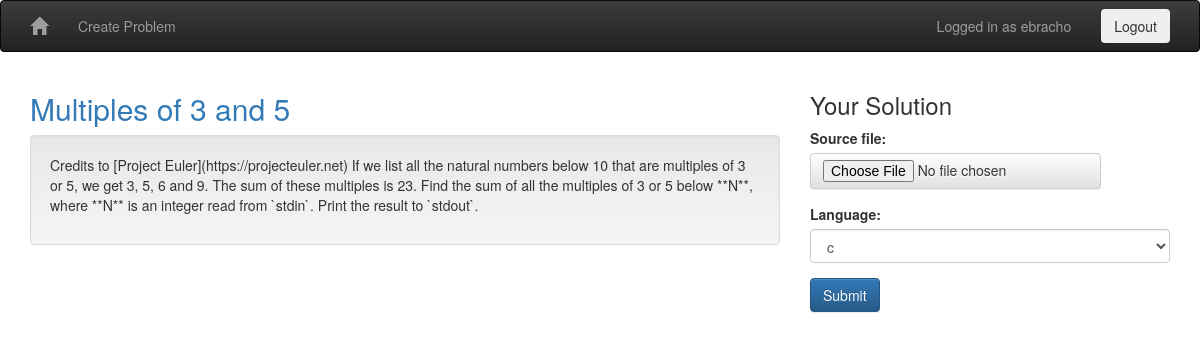
/problem/2/solution (signed in), run on the app's committed database.
### models.py (models this page shows, shortened)
class Problem(Base):
    __tablename__ = 'problems'
    id = Column(Integer, primary_key=True)
    user_id = Column(String)
    submission_time = Column(DateTime, default=datetime.utcnow)
    title = Column(String)
    prompt = Column(String)
    test_input = Column(String)
    test_output = Column(String)
    timeout = Column(Integer, default=3)

### riker.py (the view)
@app.route('/problem/<problem_id>/solution', methods=['GET'])
@requires_login
def solution_form(problem_id):
    db_session = get_db_session()
    problem = (
        db_session.query(Problem)
        .filter(Problem.id==problem_id)
        .first()
    )
    if problem is None:
        abort(404)
    return render_template(
        'solution-form.html', problem=problem, validation={}, form_cache={},
        supported_languages=supported_languages)

### riker.py (called while the page is built)
def get_db_session():
    if not hasattr(g, 'db_session'):
        g.db_session = DBSession()
    return g.db_session

def close_db_session():
    if hasattr(g, 'db_session'):
        g.db_session.commit()
        g.db_session.close()
        delattr(g, 'db_session')

@app.after_request
def after_request(response):
    close_db_session()
    return response

def requires_login(view):
    @wraps(view)
    def decorator(*args, **kwargs):
        if 'logged_in_user' not in session:
            return redirect(url_for('login', redirect_url=request.url))
        return view(*args, **kwargs)
    return decorator

### templates/solution-form.html (shortened to what this page needs)
{% extends "base.html" %}
{% block body %}
<div class="row">
  <div class="col-md-8">
    <h2><a href="{{ url_for('view_problem', problem_id=problem.id) }}">{{ problem.title }}</a></h2>
    <div class="well">
      <p>{{ problem.prompt }}</p>
    </div>
  </div>
  <div class="col-md-4">
    <h3>Your Solution</h3>
    <form action="{{ url_for('create_solution', problem_id=problem.id) }}" method="post" enctype="multipart/form-data" >
      <div class="form-group{{ ' has-' + validation['source_file']['level'] if 'source_file' in validation }}">
        <label for="source-file" class="control-label">Source file:</label>
        <input type="file" id="source-file" name="source-file" class="btn btn-default"/>
      </div>
      <div class="form-group{{ ' has-' + validation['language']['level'] if 'language' in validation }}">
        <label for="language" class="control-label">Language:</label>
        <select name="language" id="language" class="form-control">
          {% for language in supported_languages %}
          <option value="{{ language }}" {{ 'selected="selected"' if language == form_cache.get('language', '') }}>{{ language }}</option>
          {% endfor %}
        </select>
      </div>
      <div class="form-group">
        <button class="btn btn-primary" name="submit" value="submit" type="submit">Submit</button>
      </div>
    </form>
  </div>
</div>
{% endblock %}

### templates/base.html (shortened to what this page needs)
<head>
  <link rel="stylesheet" type="text/css" href="/static/css/style.css"/>
</head>
<body>
  <nav class="navbar navbar-inverse">
    <div class="container">
      <a class="navbar-brand" href="{{ url_for('home') }}">
        <span class="glyphicon glyphicon-home"></span>
      </a>
      <ul class="nav navbar-nav navbar-left">
        <li><a class="nav-item nav-link" href="{{ url_for('problem_form') }}">Create Problem</a></li>
      </ul>
      {% if 'logged_in_user' in session %}
      <form class="navbar-form navbar-right" action="{{ url_for('logout') }}" method="post">
        <button class="btn btn-inverted" type="submit">Logout</button>
      </form>
      <ul class="nav navbar-nav navbar-right">
        <li><p class="navbar-text">Logged in as <a class="navbar-link" href="{{ url_for('view_user', user_id=session['logged_in_user']) }}">{{ session['logged_in_user'] }}</a></p></li>
      </ul>
      {% else %}
      <ul class = "nav navbar-nav navbar-right">
        <li><a href="{{ url_for('login', redirect_url=request.url) }}">Login with GitHub</a></li>
        <li><img style="margin-top: 8px" src="/static/images/GitHub-Mark-Light-32px.png"></img></li>
      </ul>
      {% endif %}
    </div>
  </nav>
  <div class="container">
    {% block body %}
    {% endblock %}
  </div>
  <link rel="stylesheet"
    href="https://maxcdn.bootstrapcdn.com/bootstrap/3.3.7/css/bootstrap.min.css"
>
  <link rel="stylesheet"
    href="https://maxcdn.bootstrapcdn.com/bootstrap/3.3.7/css/bootstrap-theme.min.css"
>
</body>

### static/css/style.css (style rules this page uses)
body { padding-bottom: 30px; }

### data on the page
Problem: logged_in_user "ebracho", title "Multiples of 3 and 5", prompt "Credits to [Project Euler](https://projecteuler.net) If we list all the natural numbers below 10 that are multiples of 3 or 5, we get 3, 5, 6 and 9. The sum of these multiples is 23. Find the sum of all the multiples of 3 or 5 below **N**, where **N** is an integer read from `stdin`. Print the result to `stdout`."

### other printed values
form field language "c"
